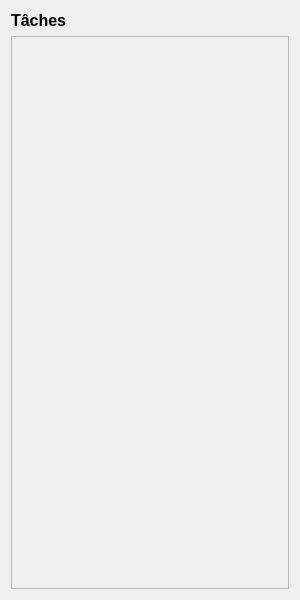
<?xml version="1.0" encoding="UTF-8"?>
<ui version="4.0">
 <class>TaskList</class>
 <widget class="QWidget" name="TaskList">
  <property name="geometry">
   <rect>
    <x>0</x>
    <y>0</y>
    <width>300</width>
    <height>600</height>
   </rect>
  </property>
  <property name="windowTitle">
   <string>Tâches</string>
  </property>
  <layout class="QVBoxLayout" name="verticalLayout">
   <item>
    <widget class="QLabel" name="labelTasks">
     <property name="font">
      <font>
       <pointsize>12</pointsize>
       <bold>true</bold>
      </font>
     </property>
     <property name="text">
      <string>Tâches</string>
     </property>
    </widget>
   </item>
   <item>
    <widget class="QScrollArea" name="scrollArea">
     <property name="widgetResizable">
      <bool>true</bool>
     </property>
     <widget class="QWidget" name="scrollAreaWidgetContents">
      <property name="geometry">
       <rect>
        <x>0</x>
        <y>0</y>
        <width>280</width>
        <height>559</height>
       </rect>
      </property>
      <layout class="QVBoxLayout" name="verticalLayout_2">
       <item>
        <widget class="QWidget" name="taskItemsContainer" native="true">
         <layout class="QVBoxLayout" name="taskItemsLayout">
          <item>
           <spacer name="verticalSpacer">
            <property name="orientation">
             <enum>Qt::Vertical</enum>
            </property>
            <property name="sizeHint" stdset="0">
             <size>
              <width>20</width>
              <height>40</height>
             </size>
            </property>
           </spacer>
          </item>
         </layout>
        </widget>
       </item>
      </layout>
     </widget>
    </widget>
   </item>
  </layout>
 </widget>
 <resources/>
 <connections/>
</ui>
